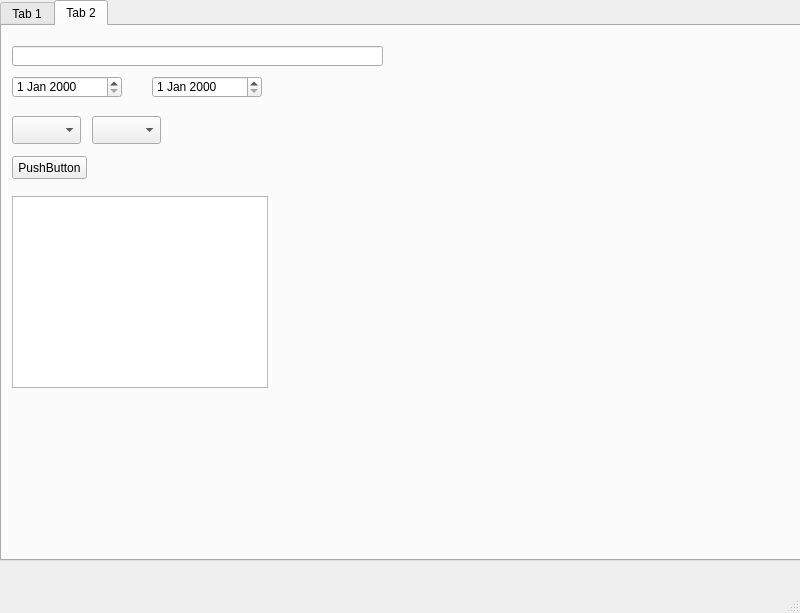
<?xml version="1.0" encoding="UTF-8"?>
<ui version="4.0">
 <class>MainWindow</class>
 <widget class="QMainWindow" name="MainWindow">
  <property name="geometry">
   <rect>
    <x>0</x>
    <y>0</y>
    <width>800</width>
    <height>613</height>
   </rect>
  </property>
  <property name="windowTitle">
   <string>MainWindow</string>
  </property>
  <widget class="QWidget" name="main_tabs">
   <widget class="QTabWidget" name="tabWidget">
    <property name="geometry">
     <rect>
      <x>0</x>
      <y>0</y>
      <width>801</width>
      <height>561</height>
     </rect>
    </property>
    <property name="currentIndex">
     <number>1</number>
    </property>
    <widget class="QWidget" name="tab_images_handle">
     <attribute name="title">
      <string>Tab 1</string>
     </attribute>
     <widget class="QPushButton" name="pushButton">
      <property name="geometry">
       <rect>
        <x>430</x>
        <y>250</y>
        <width>90</width>
        <height>28</height>
       </rect>
      </property>
      <property name="text">
       <string>Select File</string>
      </property>
     </widget>
     <widget class="QGraphicsView" name="graphicsView">
      <property name="geometry">
       <rect>
        <x>430</x>
        <y>10</y>
        <width>360</width>
        <height>240</height>
       </rect>
      </property>
     </widget>
     <widget class="QGraphicsView" name="graphicsView_2">
      <property name="geometry">
       <rect>
        <x>430</x>
        <y>289</y>
        <width>360</width>
        <height>241</height>
       </rect>
      </property>
     </widget>
     <widget class="QPushButton" name="pushButton_2">
      <property name="geometry">
       <rect>
        <x>10</x>
        <y>10</y>
        <width>75</width>
        <height>28</height>
       </rect>
      </property>
      <property name="text">
       <string>PushButton</string>
      </property>
     </widget>
     <widget class="QPushButton" name="pushButton_3">
      <property name="geometry">
       <rect>
        <x>710</x>
        <y>260</y>
        <width>80</width>
        <height>28</height>
       </rect>
      </property>
      <property name="text">
       <string>Save Picture</string>
      </property>
     </widget>
    </widget>
    <widget class="QWidget" name="tab_video_handle">
     <attribute name="title">
      <string>Tab 2</string>
     </attribute>
     <widget class="QLineEdit" name="lineEdit">
      <property name="geometry">
       <rect>
        <x>10</x>
        <y>20</y>
        <width>371</width>
        <height>20</height>
       </rect>
      </property>
     </widget>
     <widget class="QDateEdit" name="dateEdit">
      <property name="geometry">
       <rect>
        <x>10</x>
        <y>50</y>
        <width>110</width>
        <height>22</height>
       </rect>
      </property>
     </widget>
     <widget class="QDateEdit" name="dateEdit_2">
      <property name="geometry">
       <rect>
        <x>150</x>
        <y>50</y>
        <width>110</width>
        <height>22</height>
       </rect>
      </property>
     </widget>
     <widget class="QComboBox" name="comboBox">
      <property name="geometry">
       <rect>
        <x>10</x>
        <y>90</y>
        <width>69</width>
        <height>28</height>
       </rect>
      </property>
     </widget>
     <widget class="QPushButton" name="pushButton_4">
      <property name="geometry">
       <rect>
        <x>10</x>
        <y>130</y>
        <width>75</width>
        <height>23</height>
       </rect>
      </property>
      <property name="text">
       <string>PushButton</string>
      </property>
     </widget>
     <widget class="QListView" name="listView">
      <property name="geometry">
       <rect>
        <x>10</x>
        <y>170</y>
        <width>256</width>
        <height>192</height>
       </rect>
      </property>
     </widget>
     <widget class="QComboBox" name="comboBox_2">
      <property name="geometry">
       <rect>
        <x>90</x>
        <y>90</y>
        <width>69</width>
        <height>28</height>
       </rect>
      </property>
     </widget>
    </widget>
   </widget>
  </widget>
  <widget class="QMenuBar" name="menubar">
   <property name="geometry">
    <rect>
     <x>0</x>
     <y>0</y>
     <width>800</width>
     <height>23</height>
    </rect>
   </property>
  </widget>
  <widget class="QStatusBar" name="statusbar"/>
 </widget>
 <resources/>
 <connections/>
</ui>
